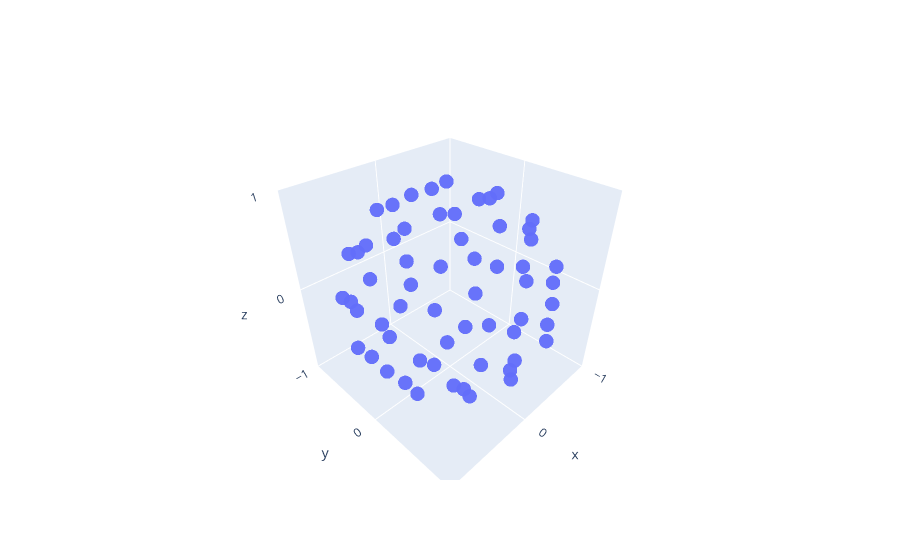

The code cell stored with this chart in its notebook:
### Code cell
full_orbit = []
for M in icosahedral_matrices:
    new_point = M@initial_point
    full_orbit.append(new_point)
print(f'Length of orbit with reflection: {len(full_orbit)}')
x,y,z=np.array(full_orbit).T
unique_orbit = np.unique(np.array(full_orbit), axis=0)
print(f'Unique points in orbit: {unique_orbit.shape[0]}')

trace = go.Scatter3d(
    x=x, 
    y=y,
    z=z,
    mode='markers',
    marker=dict(
        size=5,
        opacity=0.8,
    )
)

layout = go.Layout(
    scene=dict(
        xaxis=dict(nticks=4, range=[-1,1],),
        yaxis=dict(nticks=4, range=[-1,1],),
        zaxis=dict(nticks=4, range=[-1,1],),
        aspectratio=dict(x=1, y=1, z=1),
    )
)

# Create figure
fig = go.Figure(data=[trace], layout=layout)

# Show figure
fig.show()
